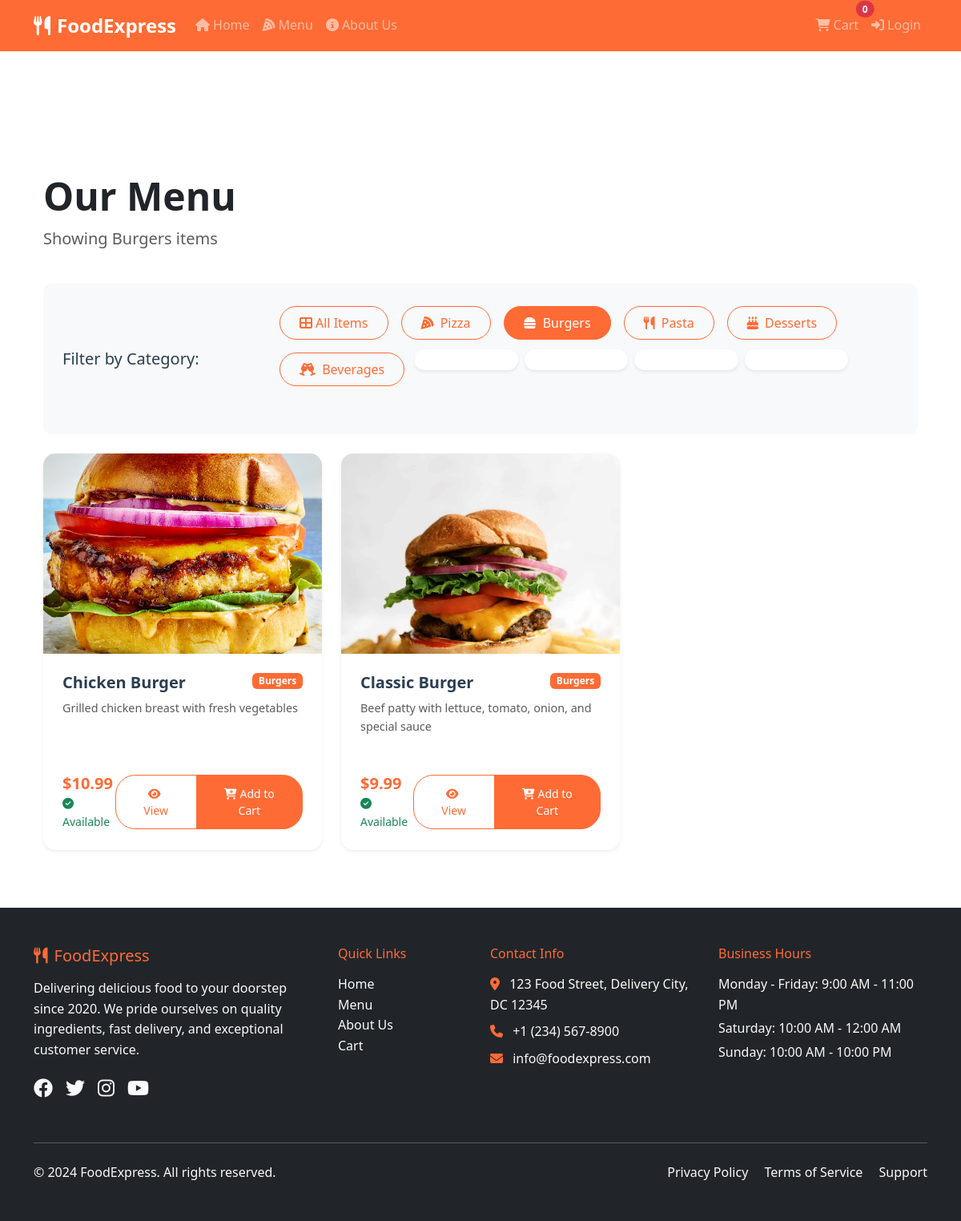
The app's page /products/2 with its own data.
### src/models/product.py (models this page shows, shortened)
class Category(db.Model):
    id = db.Column(db.Integer, primary_key=True)
    name = db.Column(db.String(100), nullable=False, unique=True)
    description = db.Column(db.Text)
    created_at = db.Column(db.DateTime, default=datetime.utcnow)
    products = db.relationship('Product', backref='category', lazy=True)

class Product(db.Model):
    id = db.Column(db.Integer, primary_key=True)
    name = db.Column(db.String(200), nullable=False)
    description = db.Column(db.Text)
    price = db.Column(db.Float, nullable=False)
    image_url = db.Column(db.String(500))
    category_id = db.Column(db.Integer, db.ForeignKey('category.id'), nullable=False)
    is_available = db.Column(db.Boolean, default=True)
    created_at = db.Column(db.DateTime, default=datetime.utcnow)

### src/main.py (the view)
@app.route("/products")
@app.route("/products/<int:category_id>")
def products(category_id=None):
    categories = Category.query.all()
    if category_id:
        products_query = Product.query.filter_by(category_id=category_id, is_available=True)
        current_category = Category.query.get(category_id)
    else:
        products_query = Product.query.filter_by(is_available=True)
        current_category = None
    products = products_query.order_by(Product.name).all()
    cart_count = 0
    if "user_id" in session:
        user_id = session["user_id"]
        cart_items = CartItem.query.filter_by(user_id=user_id).all()
        cart_count = sum(item.quantity for item in cart_items)
    return render_template(
        "product.html",
        products=products,
        categories=categories,
        current_category=current_category,
        cart_count=cart_count
    )

### templates/product.html (shortened to what this page needs)
{% extends "base.html" %}
{% block content %}
<div class="container mt-5 pt-4">
    <div class="row mb-4">
        <div class="col-12">
            <h1 class="display-5 fw-bold text-dark">Our Menu</h1>
            <p class="lead text-muted">
                {% if current_category %}
                Showing {{ current_category.name }} items
                {% else %}
                Discover delicious food from our extensive menu
                {% endif %}
            </p>
        </div>
    </div>
    <div class="category-filter mb-4">
        <div class="row align-items-center">
            <div class="col-md-3">
                <h5 class="mb-3 mb-md-0">Filter by Category:</h5>
            </div>
            <div class="col-md-9">
                <div class="d-flex flex-wrap gap-2">
                    <button class="btn {% if not current_category %}btn-primary{% else %}btn-outline-primary{% endif %}"
                        onclick="filterProducts('all')">
                        <i class="fas fa-th-large me-1"></i>All Items
                    </button>
                    {% for category in categories %}
                    <button class="btn {% if current_category and current_category.id == category.id %}btn-primary{% else %}btn-outline-primary{% endif %}"
                        onclick="filterProducts({{ category.id | tojson }})">
                        {% if category.name == 'Pizza' %}
                        <i class="fas fa-pizza-slice me-1"></i>
                        {% elif category.name == 'Burgers' %}
                        <i class="fas fa-hamburger me-1"></i>
                        {% elif category.name == 'Pasta' %}
                        <i class="fas fa-utensils me-1"></i>
                        {% elif category.name == 'Desserts' %}
                        <i class="fas fa-birthday-cake me-1"></i>
                        {% elif category.name == 'Beverages' %}
                        <i class="fas fa-glass-cheers me-1"></i>
                        {% else %}
                        <i class="fas fa-utensils me-1"></i>
                        {% endif %}
                        {{ category.name }}
                    </button>
                    {% endfor %}
                    {% for category in categories %}
                    <div class="col-lg-2 col-md-4 col-sm-6 mb-4">
                        <a href="{{ url_for('products', category_id=category.id) }}" class="text-decoration-none">
                            <div class="card category-card h-100 text-center border-0 shadow-sm">
                            </div>
                        </a>
                    </div>
                    {% endfor %}
                </div>
            </div>
        </div>
    </div>
    <div class="row">
        {% if products %}
        {% for product in products %}
        <div class="col-lg-4 col-md-6 mb-4">
            <div class="card product-card h-100 border-0 shadow-sm">
                <img src="{{ product.image_url }}" class="card-img-top" alt="{{ product.name }}"
                    style="height: 250px; object-fit: cover;">
                <div class="card-body d-flex flex-column">
                    <div class="d-flex justify-content-between align-items-start mb-2">
                        <h5 class="card-title mb-0">{{ product.name }}</h5>
                        <span class="badge bg-primary">{{ product.category.name }}</span>
                    </div>
                    <p class="card-text text-muted flex-grow-1">{{ product.description }}</p>
                    <div class="d-flex justify-content-between align-items-center mt-auto">
                        <div>
                            <span class="price h5 mb-0">${{ "%.2f"|format(product.price) }}</span>
                            {% if product.is_available %}
                            <small class="text-success d-block">
                                <i class="fas fa-check-circle me-1"></i>Available
                            </small>
                            {% else %}
                            <small class="text-danger d-block">
                                <i class="fas fa-times-circle me-1"></i>Out of Stock
                            </small>
                            {% endif %}
                        </div>
                        <div class="btn-group">
                            <a href="{{ url_for('product_detail', product_id=product.id) }}"
                                class="btn btn-outline-primary btn-sm">
                                <i class="fas fa-eye me-1"></i>View
                            </a>
                            {% if product.is_available %}
                            <button class="btn btn-primary btn-sm" onclick="addToCart({{ product.id }})">
                                <i class="fas fa-cart-plus me-1"></i>Add to Cart
                            </button>
                            {% else %}
                            <button class="btn btn-secondary btn-sm" disabled>
                                <i class="fas fa-ban me-1"></i>Unavailable
                            </button>
                            {% endif %}
                        </div>
                    </div>
                </div>
            </div>
        </div>
        {% endfor %}
        {% endif %}
    </div>
</div>
{% endblock %}

### static/css/style.css (style rules this page uses)
:root { --primary-color: #ff6b35; --secondary-color: #f7931e; --dark-color: #2c3e50; --light-color: #ecf0f1; --success-color: #27ae60; --danger-color: #e74c3c; --warning-color: #f39c12; }
body { font-family: 'Segoe UI', Tahoma, Geneva, Verdana, sans-serif; line-height: 1.6; color: var(--dark-color); }
.bg-primary { background-color: var(--primary-color) !important; }
.btn-primary { background-color: var(--primary-color); border-color: var(--primary-color); }
.card { border: none; border-radius: 15px; box-shadow: 0 5px 15px rgba(0,0,0,0.1); transition: transform 0.3s ease, box-shadow 0.3s ease; }
.card-img-top { border-radius: 15px 15px 0 0; height: 200px; object-fit: cover; }
.product-card { margin-bottom: 2rem; }
.product-card .card-body { padding: 1.5rem; }
.product-card .card-title { font-weight: 600; color: var(--dark-color); margin-bottom: 0.5rem; }
.product-card .card-text { color: #6c757d; font-size: 0.9rem; margin-bottom: 1rem; }
.price { font-size: 1.25rem; font-weight: 700; color: var(--primary-color); }
.category-filter { background-color: #f8f9fa; border-radius: 10px; padding: 1.5rem; margin-bottom: 2rem; }
.category-filter .btn { margin: 0.25rem; border-radius: 25px; padding: 0.5rem 1.5rem; }
.btn { border-radius: 25px; padding: 0.75rem 2rem; font-weight: 500; transition: all 0.3s ease; }
.btn-outline-primary { color: var(--primary-color); border-color: var(--primary-color); }
.fade-in-up { animation: fadeInUp 0.6s ease-out; }

### records on screen
Category: name "Burgers"
Category: name "Pizza"
Category: name "Pasta"
Category: name "Desserts"
Category: name "Beverages"
Product: image_url (picture), name "Chicken Burger", category.name "Burgers", description "Grilled chicken breast with fresh vegetables", price "10.99", is_available True (drawn)
Product: image_url (picture), name "Classic Burger", category.name "Burgers", description "Beef patty with lettuce, tomato, onion, and special sauce", price "9.99", is_available True (drawn)
